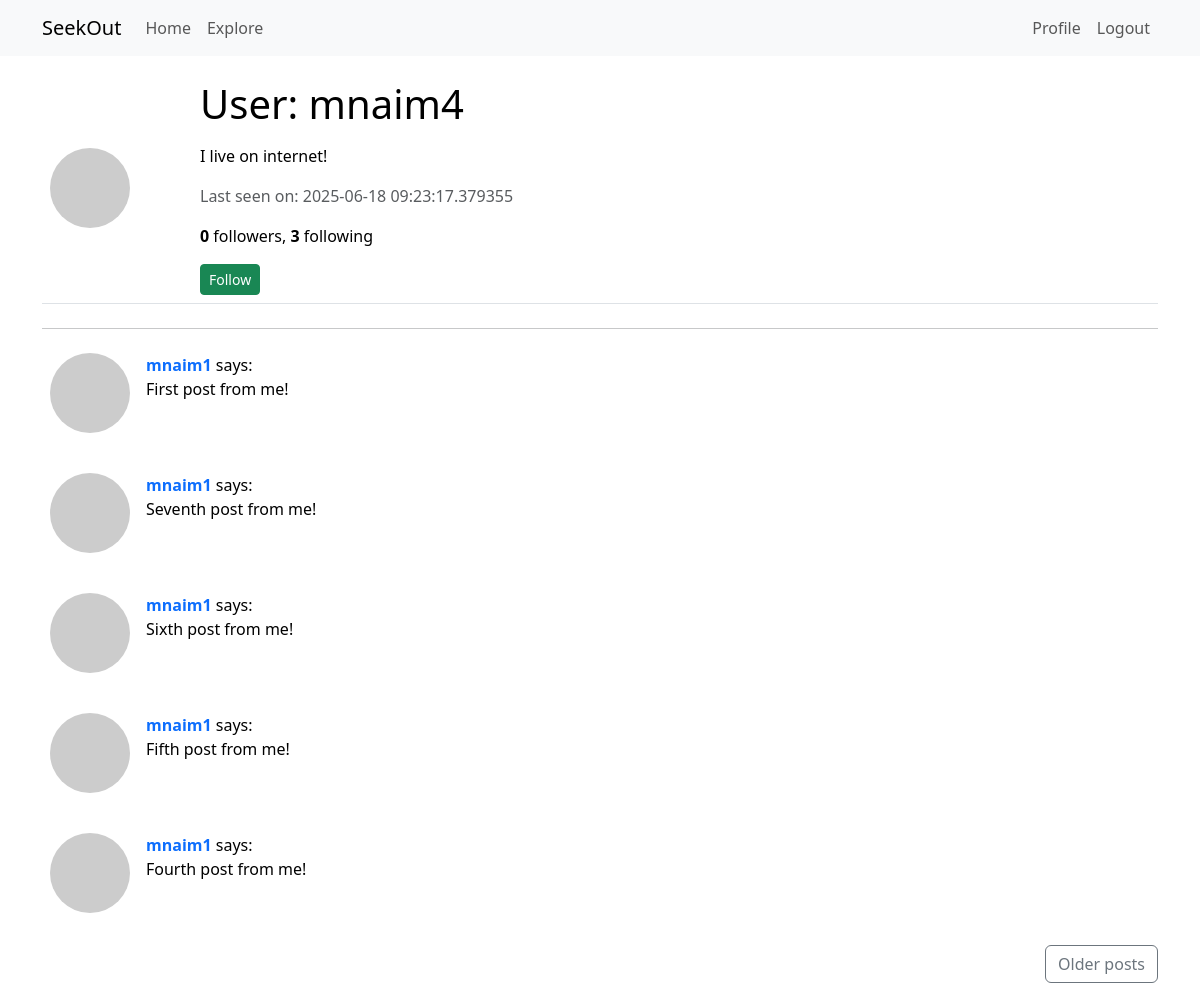
Screenshot of /user/mnaim4 (signed in) with the database file from the repository.
### app/models.py (models this page shows, shortened)
class User (UserMixin, db.Model):
	id = db.Column (db.Integer, primary_key=True)
	username = db.Column (db.String, index=True, unique=True)
	email = db.Column (db.String, index=True, unique=True)
	password_hash = db.Column (db.String (128))
	posts = db.relationship ('Post', backref='author', lazy='dynamic')
	about_me = db.Column (db.String (140))
	last_seen = db.Column (db.DateTime, default=datetime.utcnow)
	followed = db.relationship (
		'User', secondary=followers,
		primaryjoin=(followers.c.follower_id == id),
		secondaryjoin=(followers.c.followed_id == id),
		backref=db.backref ('followers', lazy='dynamic'), lazy='dynamic')
	def avatar (self, size):
		digest = md5 (self.email.lower ().encode ('utf-8')).hexdigest ()
		return 'https://www.gravatar.com/avatar/{}?d=identicon&s={}'.format (
			digest, size)
	def is_following (self, user):
		return self.followed.filter (
			followers.c.followed_id == user.id).count () > 0

class Post (db.Model):
	id = db.Column (db.Integer, primary_key=True)
	body = db.Column (db.String (140))
	timestamp = db.Column (db.DateTime, index=True, default=datetime.utcnow)
	user_id = db.Column (db.Integer, db.ForeignKey ('user.id'))

### app/routes.py (the view)
@app.route ('/user/<username>')
@login_required
def user (username):
	user = User.query.filter_by (username=username).first_or_404 ()
	form = EmptyForm ()
	page = request.args.get ('page', 1, type=int)
	posts = db.paginate (
		Post.query.filter_by (user_id=current_user.id).order_by (
		Post.timestamp.desc ()), page=page, per_page=app.config['POST_PER_PAGE'])
	next_url = url_for ('user', username=current_user.username, page=posts.next_num) \
		if posts.has_next else None
	prev_url = url_for ('user', username=current_user.username, page=posts.prev_num) \
		if posts.has_prev else None
	return render_template ('user.html', user=user, form=form, posts=posts.items,
		next_url=next_url, prev_url=prev_url)

### app/forms.py
class EmptyForm (FlaskForm):
	submit = SubmitField ('Submit')

### app/routes.py (called while the page is built)
@login.user_loader
def load_user (id):
	return User.query.get (int (id))

@app.before_request
def before_request ():
	if current_user.is_authenticated:
		current_user.last_seen = datetime.utcnow ()
		db.session.commit ()

### app/templates/user.html (shortened to what this page needs)
{% extends "base.html" %}
{% block content %}
  <table class="table mb-4">
    <tr valign="top">
      <td class="align-middle" style="width: 150px;">
        <img src="{{ user.avatar(128) }}" class="rounded-circle img-fluid" alt="User avatar">
      </td>
      <td>
        <h1 class="mb-3">User: {{ user.username }}</h1>
        {% if user.about_me %}
          <p>{{ user.about_me }}</p>
        {% endif %}
        {% if user.last_seen %}
          <p class="text-muted">Last seen on: {{ user.last_seen }}</p>
        {% endif %}
        <p class="mb-3">
          <strong>{{ user.followers.count() }}</strong> followers, <strong>{{ user.followed.count() }}</strong> following
        </p>
        {% if user == current_user %}
          <a href="{{ url_for('edit_profile') }}" class="btn btn-outline-primary btn-sm">Edit your profile</a>
        {% elif not current_user.is_following(user) %}
          <form action="{{ url_for('follow', username=user.username) }}" method="post" class="d-inline">
            {{ form.submit(class="btn btn-success btn-sm", value='Follow') }}
          </form>
        {% else %}
          <form action="{{ url_for('unfollow', username=user.username) }}" method="post" class="d-inline">
            {{ form.hidden_tag() }}
            {{ form.submit(class="btn btn-danger btn-sm", value='Unfollow') }}
          </form>
        {% endif %}
      </td>
    </tr>
  </table>
  <hr>
  {% for post in posts %}
    <div class="mb-4">
      {% include '_post.html' %}
    </div>
  {% endfor %}
  <div class="d-flex justify-content-between">
    {% if next_url %}
      <a href="{{ next_url }}" class="btn btn-outline-secondary ms-auto">Older posts</a>
    {% endif %}
  </div>
{% endblock %}

### app/templates/_post.html
<table class="table table-borderless mb-0">
  <tr valign="top">
    <td style="width: 50px;">
      <img src="{{ post.author.avatar(36) }}" class="rounded-circle" alt="Avatar">
    </td>
    <td>
      <a href="{{ url_for('user', username=post.author.username) }}" class="fw-bold text-decoration-none">
        {{ post.author.username }}
      </a> says:<br>
      <p class="mb-0">{{ post.body }}</p>
    </td>
  </tr>
</table>

### rows the page displays
User: username "mnaim4", about_me "I live on internet!", last_seen "2025-06-18 09:23:17.379355"
Post: author.username "mnaim1", body "First post from me!"
Post: author.username "mnaim1", body "Seventh post from me!"
Post: author.username "mnaim1", body "Sixth post from me!"
Post: author.username "mnaim1", body "Fifth post from me!"
Post: author.username "mnaim1", body "Fourth post from me!"

### other values shown
{{ user.followers.count() }} "0"
{{ user.followed.count() }} "3"
